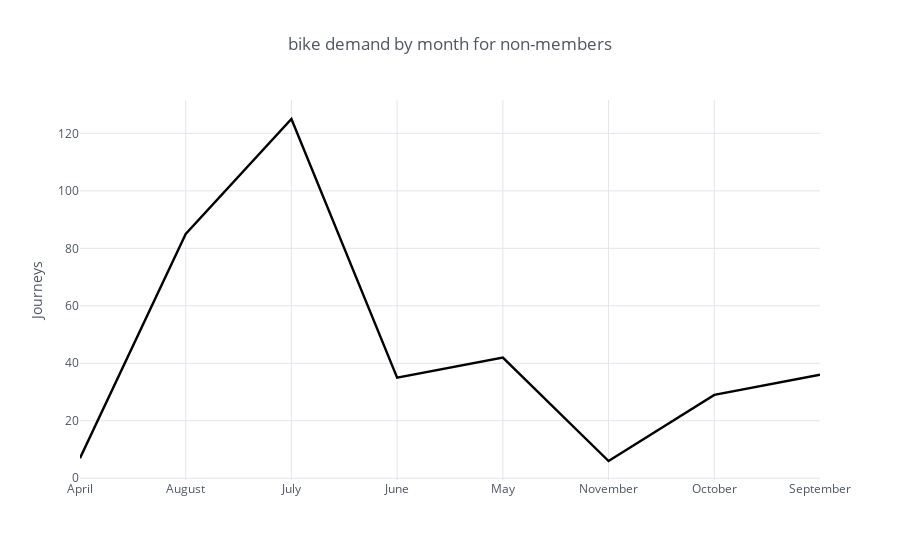
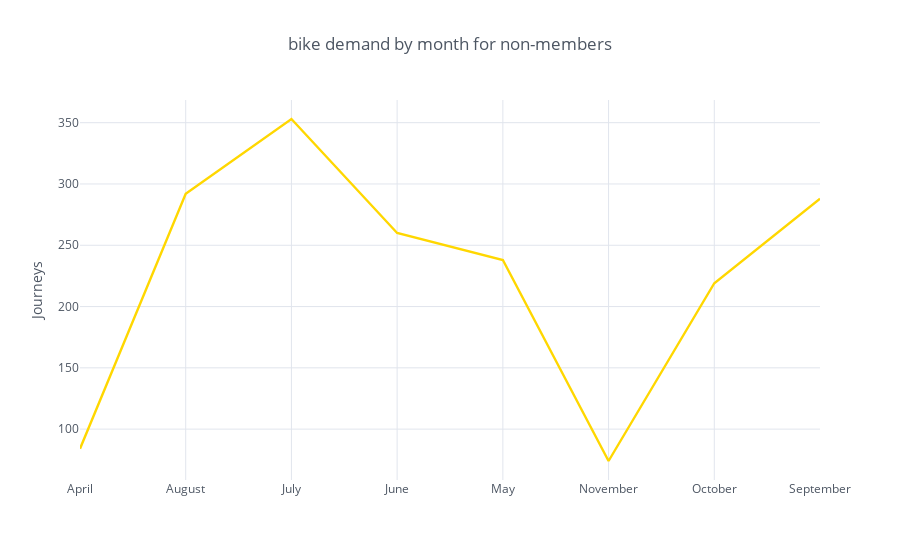

Notebook code cell kept with these figures, in order:
### Code cell
MPVT.iplot(kind='line',x='month',y='not_member', color='black', theme='white',
                    mode='lines',width=2.4
                    ,title='bike demand by month for non-members',yTitle='Journeys')

MPVT.iplot(kind='line',x='month',y='is_member', color='gold', theme = 'white',width=2.4,
                    mode='lines', title='bike demand by month for non-members', yTitle='Journeys')

### Figure 1 — Plotly figure (JSON) as saved in the notebook; plotly's stock layout.template omitted (floating-point values rounded to 4 significant figures)
{"data": [{"line": {"color": "rgba(0, 0, 0, 1.0)", "dash": "solid", "shape": "linear", "width": 2.4}, "mode": "lines", "name": "not_member", "text": "", "type": "scatter", "x": ["April", "August", "July", "June", "May", "November", "October", "September"], "y": [7, 85, 125, 35, 42, 6, 29, 36]}], "layout": {"legend": {"bgcolor": "#FFFFFF", "font": {"color": "#4D5663"}}, "paper_bgcolor": "#FFFFFF", "plot_bgcolor": "#FFFFFF", "title": "bike demand by month for non-members", "titlefont": {"color": "#4D5663"}, "xaxis1": {"gridcolor": "#E1E5ED", "showgrid": true, "tickfont": {"color": "#4D5663"}, "title": "", "titlefont": {"color": "#4D5663"}, "zerolinecolor": "#E1E5ED"}, "yaxis1": {"gridcolor": "#E1E5ED", "showgrid": true, "tickfont": {"color": "#4D5663"}, "title": "Journeys", "titlefont": {"color": "#4D5663"}, "zerolinecolor": "#E1E5ED"}}}

### Figure 2 — Plotly figure (JSON) as saved in the notebook; plotly's stock layout.template omitted (floating-point values rounded to 4 significant figures)
{"data": [{"line": {"color": "rgba(255, 215, 0, 1.0)", "dash": "solid", "shape": "linear", "width": 2.4}, "mode": "lines", "name": "is_member", "text": "", "type": "scatter", "x": ["April", "August", "July", "June", "May", "November", "October", "September"], "y": [84, 292, 353, 260, 238, 74, 219, 288]}], "layout": {"legend": {"bgcolor": "#FFFFFF", "font": {"color": "#4D5663"}}, "paper_bgcolor": "#FFFFFF", "plot_bgcolor": "#FFFFFF", "title": "bike demand by month for non-members", "titlefont": {"color": "#4D5663"}, "xaxis1": {"gridcolor": "#E1E5ED", "showgrid": true, "tickfont": {"color": "#4D5663"}, "title": "", "titlefont": {"color": "#4D5663"}, "zerolinecolor": "#E1E5ED"}, "yaxis1": {"gridcolor": "#E1E5ED", "showgrid": true, "tickfont": {"color": "#4D5663"}, "title": "Journeys", "titlefont": {"color": "#4D5663"}, "zerolinecolor": "#E1E5ED"}}}
